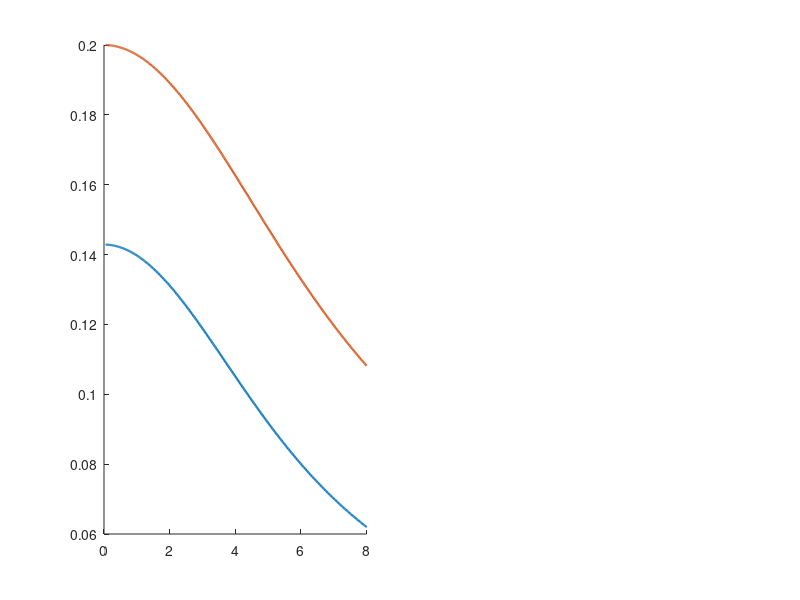

The MATLAB source for this figure: (Note: this script raises an error after producing the figure.)
function theoretical_bounds()
% THEORETICAL_BOUNDS  A priori error bounds for the COSH onset method.
%
%   Closed-form bounds on (i) the shape deviation of the angular rate and
%   (ii) the identified critical moment, produced by the two model
%   truncation channels:
%
%     rho_phi = W a (1 - cos dphi) + W z_CoM (sin dphi - dphi)   [gravity]
%     rho_b   = beta_M * dM_win * dphi                           [GE bilinear]
%
%   No dataset, no moment of inertia, and -- in the normalised forms --
%   no calibrated constants at all.
%
%   THE CHAIN
%   ---------
%   The deviation obeys  J_P e'' - D e = rho  with zero onset conditions,
%   so e is the Duhamel integral alone.  Two facts close everything:
%
%     (a) the convolution kernel cosh(C2 (tau-s)) DECREASES in s, and
%         both rho channels INCREASE in tau, so Chebyshev's integral
%         inequality replaces max|rho| by the TIME AVERAGE rho_bar;
%     (b) the onset sensitivity reduces to a normalised weighted average,
%         dM_crit = -int rho w,  with w >= 0 and int w = 1,  w decreasing,
%         so the same inequality gives |dM_crit| <= rho_bar.
%
%   With x = C2 * tau_end and R(x) = rho_bar / rho_max,
%
%     |dM_crit|              <= R(x) rho_max          <= (1/7) rho_phi
%                                                      + (1/5) rho_b
%     |dw|_end / w_end       <= Phi(x) rho_max/dM_win <= (1/2) rho_phi/dM_win
%                                                      + (1)   rho_b/dM_win
%     |dw|_end     [rad/s]   =  R(x) rho_max * K * C2 * sinh(x)
%
%   where Phi(x) = x R(x) coth(x/2).  The first two are uniform in x, so
%   they need neither C2 nor J_P; only the absolute rate bound does, and
%   there C2 and K are calibrated quantities, not computed ones.
%
%   Usage:  theoretical_bounds
%
%   Companion to analysis/error_budget.py (the measured counterpart).

% ----------------------------------------------------------------- config
c.W        = 31.59;              % N, loaded weight (3.220 kg)
c.lp       = struct('roll', 0.140, 'pitch', 0.110);   % m, pivot offsets
c.lam_off  = 0.020;              % m, worst |CoM offset| added to the arm
c.zCoM     = 0.20;               % m, WORST case (smallest -> largest rho)
c.beta_M   = 0.0345;             % 1/rad, GE moment-coefficient slope
c.dM_win   = 1.30;               % N.m, commanded moment increment over the
                                 %      fit window   <-- CHECK against data
% Fit-window excursions.  NOTE: the implementation truncates the window by
% MOMENT, not by angle, so 5 deg is the excitation-DESIGN cap, not what the
% windows realise.  The operative figures are the measured excursions.
c.caps_deg = [5 6.1 9.4 10];     % design cap | measured median | measured
                                 % max | largest absolute tilt
c.x_meas   = [1.08 2.67 5.20];   % measured C2*tau_end: min, median, max
c.C2_rep   = 5.0;                % rad/s, representative calibrated C2
c.K_rep    = 0.19;               % 1/(N.m), representative calibrated K

fprintf('\n=== A priori bounds, COSH onset method ===\n');
fprintf('W = %.2f N, z_CoM = %.2f m (worst), lambda_off = %.3f m\n', ...
        c.W, c.zCoM, c.lam_off);
fprintf('beta_M = %.4f 1/rad, dM_win = %.2f N.m\n\n', c.beta_M, c.dM_win);

% ------------------------------------------------- 1. shape factors R, Phi
check_series_and_quadrature();
report_limits();

% ------------------------------------------------------- 2. cross table
axes_ = {'roll', 'pitch'};
fprintf(['\n%-6s %-6s %8s %9s %9s | %10s %10s | %9s %9s\n'], ...
        'axis', 'cap', 'a [m]', 'rho_phi', 'rho_b', 'dM_crit', ...
        'dCoM', 'dw/w', 'dw');
fprintf(['%-6s %-6s %8s %9s %9s | %10s %10s | %9s %9s\n'], ...
        '', '[deg]', '', '[mN.m]', '[mN.m]', '[mN.m]', '[mm]', ...
        '[%]', '[mrad/s]');
fprintf('%s\n', repmat('-', 1, 92));

for ia = 1:numel(axes_)
    ax = axes_{ia};
    a  = c.lp.(ax) + c.lam_off;
    for cap = c.caps_deg
        dphi = deg2rad(cap);
        rp   = rho_phi_max(c.W, a, c.zCoM, dphi);       % N.m
        rb   = c.beta_M * c.dM_win * dphi;              % N.m

        % (i) deliverable bound, uniform in x  -> no C2, no J_P
        dM   = rp/7 + rb/5;                             % N.m
        dCoM = dM / c.W * 1e3;                          % mm

        % (ii) relative shape deviation, uniform in x -> no C2, no J_P
        drel = (0.5*rp + 1.0*rb) / c.dM_win * 100;      % %

        % (iii) absolute shape deviation at the worst measured x
        %       (this one does use the CALIBRATED C2, K -- still no J_P)
        x    = min(c.x_meas);                           % smallest x = largest R
        rbar = R_sa(x)*rp + R_b(x)*rb;
        dw   = rbar * c.K_rep * c.C2_rep * sinh(x) * 1e3;   % mrad/s

        fprintf('%-6s %-6d %8.3f %9.1f %9.2f | %10.2f %10.3f | %9.2f %9.1f\n', ...
                ax, cap, a, rp*1e3, rb*1e3, dM*1e3, dCoM, drel, dw);
    end
end

fprintf(['\nBounds (i) and (ii) are uniform in x = C2*tau_end: they use\n' ...
         'R_sa <= 1/7, R_b <= 1/5, Phi_sa <= 1/2, Phi_b <= 1, so neither\n' ...
         'C2 nor J_P enters.  Only (iii) uses the calibrated (C2, K).\n']);

% ----------------------------------------------------------- 3. figures
plot_shape_factors(c);

end % =====================================================================


function r = rho_phi_max(W, a, z, dphi)
% Exact gravity linearisation remainder at excursion dphi.
% Leading orders:  +W a dphi^2/2  -  W z dphi^3/6.  The cubic is negative,
% so dropping it recovers the familiar quadratic bound conservatively, and
% the whole z_CoM box moves rho_phi by only a few percent.
r = W*a*(1 - cos(dphi)) + W*z*(sin(dphi) - dphi);
end


% ------------------------------------------------------------------------
%  Shape factors R(x) = rho_bar / rho_max.
%
%  rho_sa ~ (sinh v - v)^2   (order tau^6 at the anchor) -> R -> 1/7
%  rho_b  ~ v (sinh v - v)   (order tau^4 at the anchor) -> R -> 1/5
%
%  The closed forms below suffer heavy cancellation for small x, so a
%  series is used there; check_series_and_quadrature() validates
%  against adaptive quadrature.
% ------------------------------------------------------------------------

function R = R_sa(x)
R = zeros(size(x));
for k = 1:numel(x)
    xk = x(k);
    if xk < 0.5
        R(k) = (1/7) * (1 - xk^2/45);          % series, cancellation-free
    elseif xk > 50
        R(k) = 1/(2*xk);                       % asymptote, overflow-free
    else
        num  = 0.5*sinh(xk)*cosh(xk) - xk/2 - 2*xk*cosh(xk) ...
               + 2*sinh(xk) + xk^3/3;
        R(k) = num / (xk * (sinh(xk) - xk)^2);
    end
end
end


function R = R_b(x)
R = zeros(size(x));
for k = 1:numel(x)
    xk = x(k);
    if xk < 0.5
        R(k) = (1/5) * (1 - xk^2/70);
    elseif xk > 50
        R(k) = (xk - 1)/xk^2;                  % asymptote, overflow-free
    else
        num  = xk*cosh(xk) - sinh(xk) - xk^3/3;
        R(k) = num / (xk^2 * (sinh(xk) - xk));
    end
end
end


function P = Phi_sa(x), P = x .* R_sa(x) .* coth(x/2); end
function P = Phi_b(x),  P = x .* R_b(x)  .* coth(x/2); end


function check_series_and_quadrature()
% Cross-check the closed forms against adaptive quadrature of the
% defining integrals, and verify monotonicity of R and Phi.
xs = logspace(-1, 1, 60);
q_sa = zeros(size(xs)); q_b = zeros(size(xs));
for k = 1:numel(xs)
    xk = xs(k);
    q_sa(k) = integral(@(v)(sinh(v)-v).^2, 0, xk) / (xk*(sinh(xk)-xk)^2);
    q_b(k)  = integral(@(v) v.*(sinh(v)-v), 0, xk) / (xk^2*(sinh(xk)-xk));
end
e_sa = max(abs(R_sa(xs) - q_sa) ./ q_sa);
e_b  = max(abs(R_b(xs)  - q_b ) ./ q_b );
fprintf('closed form vs quadrature (x in [0.1, 10]):\n');
fprintf('   max rel. error   R_sa %.2e    R_b %.2e\n', e_sa, e_b);

mono = @(y) all(diff(y) < 0);
fprintf('   R_sa decreasing  %d      R_b decreasing  %d\n', ...
        mono(R_sa(xs)), mono(R_b(xs)));
fprintf('   Phi_sa increasing %d     Phi_b increasing %d\n', ...
        all(diff(Phi_sa(xs)) > 0), all(diff(Phi_b(xs)) > 0));
end


function report_limits()
xs = [1e-3 1.08 2.67 5.20 1e3];   % last two branches are asymptotic
fprintf('\n%8s %10s %10s %10s %10s\n', 'x', 'R_sa', 'R_b', 'Phi_sa', 'Phi_b');
for x = xs
    fprintf('%8.3g %10.4f %10.4f %10.4f %10.4f\n', ...
            x, R_sa(x), R_b(x), Phi_sa(x), Phi_b(x));
end
fprintf(['limits:  R_sa 1/7=%.4f -> 1/(2x),   R_b 1/5=%.4f -> (x-1)/x^2\n' ...
         '         Phi_sa 2/7=%.4f -> 1/2,     Phi_b 2/5=%.4f -> 1\n'], ...
        1/7, 1/5, 2/7, 2/5);
end


function plot_shape_factors(c)
x = linspace(0.05, 8, 400);
figure('Color', 'w', 'Position', [100 100 900 340]);

subplot(1,2,1); hold on; box off;
plot(x, R_sa(x), 'LineWidth', 1.6);
plot(x, R_b(x),  'LineWidth', 1.6);
yline(1/7, ':'); yline(1/5, ':');
for xm = c.x_meas, xline(xm, 'Color', [.8 .8 .8]); end
xlabel('x = C_2 \tau_{end}'); ylabel('R(x) = $\bar\rho/\rho_{max}$', ...
       'Interpreter', 'latex');
legend({'gravity  (\rightarrow 1/7)', 'bilinear (\rightarrow 1/5)'}, ...
       'Location', 'northeast'); legend boxoff;
title('deliverable factor');

subplot(1,2,2); hold on; box off;
plot(x, Phi_sa(x), 'LineWidth', 1.6);
plot(x, Phi_b(x),  'LineWidth', 1.6);
yline(0.5, ':'); yline(1.0, ':');
for xm = c.x_meas, xline(xm, 'Color', [.8 .8 .8]); end
xlabel('x = C_2 \tau_{end}'); ylabel('\Phi(x) = x R(x) coth(x/2)');
legend({'gravity  (\rightarrow 1/2)', 'bilinear (\rightarrow 1)'}, ...
       'Location', 'southeast'); legend boxoff;
title('shape-deviation factor');

if exist('exportgraphics', 'file')
    exportgraphics(gcf, 'theoretical_bounds.pdf', 'ContentType', 'vector');
    fprintf('\nfigure -> theoretical_bounds.pdf\n');
end
end
